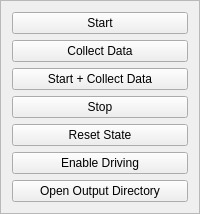
           <widget class="QFrame" name="mainButtonsFrame">
            <property name="sizePolicy">
             <sizepolicy hsizetype="Preferred" vsizetype="Preferred">
              <horstretch>0</horstretch>
              <verstretch>0</verstretch>
             </sizepolicy>
            </property>
            <property name="frameShape">
             <enum>QFrame::StyledPanel</enum>
            </property>
            <property name="frameShadow">
             <enum>QFrame::Plain</enum>
            </property>
            <layout class="QVBoxLayout" name="verticalLayout">
             <item>
              <widget class="QPushButton" name="startButton">
               <property name="text">
                <string>Start</string>
               </property>
              </widget>
             </item>
             <item>
              <widget class="QPushButton" name="collectDataButton">
               <property name="text">
                <string>Collect Data</string>
               </property>
              </widget>
             </item>
             <item>
              <widget class="QPushButton" name="startAndCollectButton">
               <property name="text">
                <string>Start + Collect Data</string>
               </property>
              </widget>
             </item>
             <item>
              <widget class="QPushButton" name="stopButton">
               <property name="text">
                <string>Stop</string>
               </property>
              </widget>
             </item>
             <item>
              <widget class="QPushButton" name="resetStateButton">
               <property name="text">
                <string>Reset State</string>
               </property>
              </widget>
             </item>
             <item>
              <widget class="QPushButton" name="enableDrivingButton">
               <property name="text">
                <string>Enable Driving</string>
               </property>
              </widget>
             </item>
             <item>
              <widget class="QPushButton" name="pushButton_10">
               <property name="text">
                <string>Open Output Directory</string>
               </property>
              </widget>
             </item>
            </layout>
           </widget>
